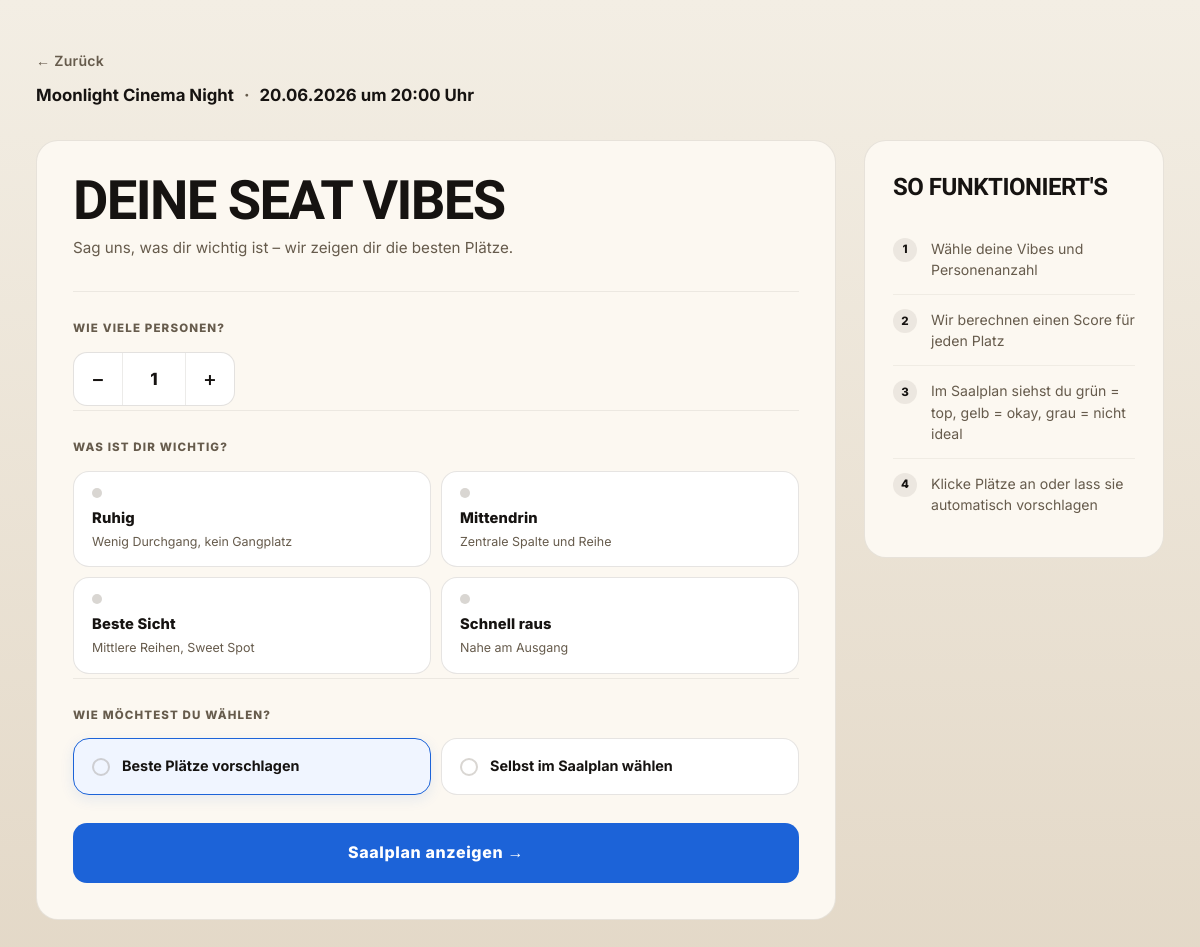
Screenshot of /projekt/vibe.php?show=1 with the database file from the repository.
### tables this page shows
CREATE TABLE `shows` (
  `id` int NOT NULL AUTO_INCREMENT,
  `event_id` int NOT NULL,
  `show_date` date NOT NULL,
  `show_time` time NOT NULL,
  `hall` varchar(100) NOT NULL DEFAULT 'Hauptsaal',
  `ticket_price` decimal(6,2) NOT NULL DEFAULT '12.00',
  PRIMARY KEY (`id`),
  KEY `event_id` (`event_id`),
  CONSTRAINT `shows_ibfk_1` FOREIGN KEY (`event_id`) REFERENCES `events` (`id`) ON DELETE CASCADE
);

CREATE TABLE `events` (
  `id` int NOT NULL AUTO_INCREMENT,
  `title` varchar(255) NOT NULL,
  `description` text,
  `category` varchar(100) DEFAULT NULL,
  `image_url` varchar(255) DEFAULT NULL,
  `created_at` timestamp NULL DEFAULT CURRENT_TIMESTAMP,
  PRIMARY KEY (`id`)
);

### projekt/data/functions.php (called while the page is built, shortened)
<?php
function getShowById($conn, $show_id) {
    $stmt = $conn->prepare(
        "SELECT s.*, e.title, e.description, e.category
         FROM shows s
         JOIN events e ON s.event_id = e.id
         WHERE s.id = ?"
    );
    $stmt->bind_param('i', $show_id);
    $stmt->execute();
    $show = $stmt->get_result()->fetch_assoc();
    return $show;
}

### projekt/vibe.php (the view, shortened to what this page needs)
<?php
require_once __DIR__ . '/data/db.php';
require_once __DIR__ . '/data/functions.php';
function esc($value): string
{
    return htmlspecialchars((string) $value, ENT_QUOTES, 'UTF-8');
}
$showId = intval($_GET['show'] ?? 0);
$show   = $showId ? getShowById($conn, $showId) : null;
?>
<!DOCTYPE html>
<html lang="de">
<head>
    <link rel="stylesheet" href="assets/css/style.css">
    <link rel="stylesheet" href="assets/css/vibe.css">
</head>
<body>
<main class="vibe-page">
    <div class="seitenbreite">
        <?php if ($show): ?>
            <div class="vibe-kontext">
                <a class="vibe-kontext__zurueck" href="show.php?show=<?= urlencode((string)$showId) ?>">
                    ← Zurück
                </a>
                <div class="vibe-kontext__info">
                    <span><?= esc($show['title']) ?></span>
                    <span class="trenner">·</span>
                    <span>
                        <?= esc(date('d.m.Y', strtotime($show['show_date']))) ?>
                        um <?= esc(substr($show['show_time'], 0, 5)) ?> Uhr
                    </span>
                </div>
            </div>
            <div class="vibe-layout">
                <form class="vibe-formular" action="seat.php" method="get">
                    <h1 class="vibe-titel">Deine Seat Vibes</h1>
                    <p class="vibe-untertitel">
                        Sag uns, was dir wichtig ist – wir zeigen dir die besten Plätze.
                    </p>
                    <div class="vibe-gruppe">
                        <label class="vibe-label" for="personen">Wie viele Personen?</label>
                        <div class="vibe-anzahl">
                            <button type="button" class="anzahl-btn" id="anzahlMinus">−</button>
                            <input type="number" id="personen" name="personen" value="1" min="1" max="20" class="anzahl-input" readonly>
                            <button type="button" class="anzahl-btn" id="anzahlPlus">+</button>
                        </div>
                    </div>
                    <div class="vibe-gruppe">
                        <span class="vibe-label">Was ist dir wichtig?</span>
                        <div class="vibe-optionen">
                            <label class="vibe-option">
                                <span class="vibe-option__box">
                                    <span class="vibe-option__dot"></span>
                                    <span class="vibe-option__text">Ruhig</span>
                                    <span class="vibe-option__sub">Wenig Durchgang, kein Gangplatz</span>
                                </span>
                            </label>
                            <label class="vibe-option">
                                <span class="vibe-option__box">
                                    <span class="vibe-option__dot"></span>
                                    <span class="vibe-option__text">Mittendrin</span>
                                    <span class="vibe-option__sub">Zentrale Spalte und Reihe</span>
                                </span>
                            </label>
                            <label class="vibe-option">
                                <span class="vibe-option__box">
                                    <span class="vibe-option__dot"></span>
                                    <span class="vibe-option__text">Beste Sicht</span>
                                    <span class="vibe-option__sub">Mittlere Reihen, Sweet Spot</span>
                                </span>
                            </label>
                            <label class="vibe-option">
                                <span class="vibe-option__box">
                                    <span class="vibe-option__dot"></span>
                                    <span class="vibe-option__text">Schnell raus</span>
                                    <span class="vibe-option__sub">Nahe am Ausgang</span>
                                </span>
                            </label>
                        </div>
                    </div>
                    <div class="vibe-gruppe">
                        <span class="vibe-label">Wie möchtest du wählen?</span>
                        <div class="vibe-modus">
                            <label class="vibe-modus__option">
                                <span class="vibe-modus__box">
                                    <span class="vibe-modus__indicator"></span>
                                    <span class="vibe-modus__text">Beste Plätze vorschlagen</span>
                                </span>
                            </label>
                            <label class="vibe-modus__option">
                                <span class="vibe-modus__box">
                                    <span class="vibe-modus__indicator"></span>
                                    <span class="vibe-modus__text">Selbst im Saalplan wählen</span>
                                </span>
                            </label>
                        </div>
                    </div>
                    <button class="schaltflaeche schaltflaeche--primaer vibe-submit" type="submit">
                        Saalplan anzeigen →
                    </button>
                </form>
                <aside class="vibe-info">
                    <h2>So funktioniert's</h2>
                    <ol class="vibe-schritte">
                        <li>Wähle deine Vibes und Personenanzahl</li>
                        <li>Wir berechnen einen Score für jeden Platz</li>
                        <li>Im Saalplan siehst du grün = top, gelb = okay, grau = nicht ideal</li>
                        <li>Klicke Plätze an oder lass sie automatisch vorschlagen</li>
                    </ol>
                </aside>
            </div>
        <?php endif; ?>
    </div>
</main>
</body>
</html>

### projekt/assets/css/style.css (style rules this page uses)
:root { --bg:#f3eee4; --bg2:#e3d8c7; --card:#fcf8f1; --card2:#f0e6d8; --text:#161311; --muted:#665b4c; --line:rgba(102,91,77,.14); --blue:#1c63d8; --blue-hover:#144faf; --dark:#181410; --dark2:#29211a; --light:#fffaf3; --max:1280px; --shadow:0 14px 36px rgba(31,24,14,.08); --shadow-strong:0 18px 40px rgba(31,24,14,.14); }
* { box-sizing:border-box; margin:0; padding:0; }
html { scroll-behavior:smooth; }
body { min-height:100vh; font-family:"Inter","Segoe UI",Arial,sans-serif; font-size:1rem; line-height:1.55; color:var(--text); background:linear-gradient(180deg,var(--bg),var(--bg2)); }
a { color:inherit; text-decoration:none; }
button, input, select, textarea { font:inherit; }
button { border:0; background:none; }
.seitenbreite { width:min(94%,var(--max)); margin:0 auto; }
.schaltflaeche { min-height:60px; padding:0 20px; display:inline-flex; align-items:center; justify-content:center; border:1px solid transparent; border-radius:14px; font-weight:800; white-space:nowrap; cursor:pointer; }
.schaltflaeche--primaer { background:var(--blue); color:#fff; }

### rows the page displays
shows: event.title "Moonlight Cinema Night", show_date "20.06.2026", show_time "20:00"
